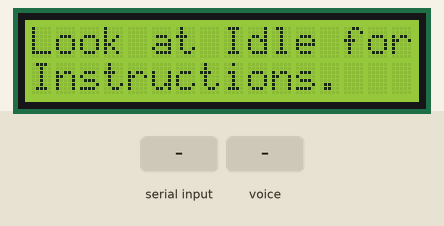
The program below on a simulated Raspberry Pi (BCM pin numbers). On the bench: 16×2 character LCD. Inputs (shaded band) come from the test bench. Speech is recognised word for word in 0.5 s; what the program prints to the terminal is not drawn.

Above: at 1.2 s.
1.3 s: "y" typed at the terminal, then Enter
2.8 s: "1" is said to the microphone
At 4.7 s:
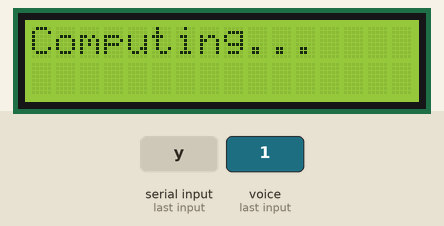
Timing chart, 0 to 6.2 s (numbered marks = the images above; inputs shaded):
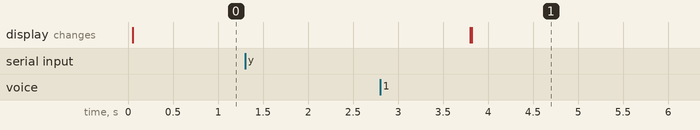

The program:

ListenAndDisplay.py
```python
#!/usr/bin/env python3
import speech_recognition as sr
from time import sleep

class LCD:
	# commands
	LCD_CLEARDISPLAY 		= 0x01
	LCD_RETURNHOME 		    = 0x02
	LCD_ENTRYMODESET 		= 0x04
	LCD_DISPLAYCONTROL 		= 0x08
	LCD_CURSORSHIFT 		= 0x10
	LCD_FUNCTIONSET 		= 0x20
	LCD_SETCGRAMADDR 		= 0x40
	LCD_SETDDRAMADDR 		= 0x80

	# flags for display entry mode
	LCD_ENTRYRIGHT 		= 0x00
	LCD_ENTRYLEFT 		= 0x02
	LCD_ENTRYSHIFTINCREMENT 	= 0x01
	LCD_ENTRYSHIFTDECREMENT 	= 0x00

	# flags for display on/off control
	LCD_DISPLAYON 		= 0x04
	LCD_DISPLAYOFF 		= 0x00
	LCD_CURSORON 		= 0x02
	LCD_CURSOROFF 		= 0x00
	LCD_BLINKON 		= 0x01
	LCD_BLINKOFF 		= 0x00

	# flags for display/cursor shift
	LCD_DISPLAYMOVE 	= 0x08
	LCD_CURSORMOVE 		= 0x00

	# flags for display/cursor shift
	LCD_DISPLAYMOVE 	= 0x08
	LCD_CURSORMOVE 		= 0x00
	LCD_MOVERIGHT 		= 0x04
	LCD_MOVELEFT 		= 0x00

	# flags for function set
	LCD_8BITMODE 		= 0x10
	LCD_4BITMODE 		= 0x00
	LCD_2LINE 			= 0x08
	LCD_1LINE 			= 0x00
	LCD_5x10DOTS 		= 0x04
	LCD_5x8DOTS 		= 0x00

	def __init__(self, pin_rs=27, pin_e=22, pins_db=[25, 24, 23, 18], GPIO = None):
		# Emulate the old behavior of using RPi.GPIO if we haven't been given
		# an explicit GPIO interface to use
		if not GPIO:
			import RPi.GPIO as GPIO
			self.GPIO = GPIO
			self.pin_rs = pin_rs
			self.pin_e = pin_e
			self.pins_db = pins_db

			self.used_gpio = self.pins_db[:]
			self.used_gpio.append(pin_e)
			self.used_gpio.append(pin_rs)

			self.GPIO.setwarnings(False)
			self.GPIO.setmode(GPIO.BCM)
			self.GPIO.setup(self.pin_e, GPIO.OUT)
			self.GPIO.setup(self.pin_rs, GPIO.OUT)

			for pin in self.pins_db:
				self.GPIO.setup(pin, GPIO.OUT)

		self.write4bits(0x33) # initialization
		self.write4bits(0x32) # initialization
		self.write4bits(0x28) # 2 line 5x7 matrix
		self.write4bits(0x0C) # turn cursor off 0x0E to enable cursor
		self.write4bits(0x06) # shift cursor right

		self.displaycontrol = self.LCD_DISPLAYON | self.LCD_CURSOROFF | self.LCD_BLINKOFF

		self.displayfunction = self.LCD_4BITMODE | self.LCD_1LINE | self.LCD_5x8DOTS
		self.displayfunction |= self.LCD_2LINE

		""" Initialize to default text direction (for romance languages) """
		self.displaymode =  self.LCD_ENTRYLEFT | self.LCD_ENTRYSHIFTDECREMENT
		self.write4bits(self.LCD_ENTRYMODESET | self.displaymode) #  set the entry mode

		self.clear()

	def begin(self, cols, lines):
		if (lines > 1):
			self.numlines = lines
			self.displayfunction |= self.LCD_2LINE
			self.currline = 0

	def home(self):
		self.write4bits(self.LCD_RETURNHOME) # set cursor position to zero
		self.delayMicroseconds(3000) # this command takes a long time!

	def clear(self):
		self.write4bits(self.LCD_CLEARDISPLAY) # command to clear display
		self.delayMicroseconds(3000)	# 3000 microsecond sleep, clearing the display takes a long time

	def setCursor(self, col, row):
		self.row_offsets = [ 0x00, 0x40, 0x14, 0x54 ]

		if ( row > self.numlines ):
			row = self.numlines - 1 # we count rows starting w/0

		self.write4bits(self.LCD_SETDDRAMADDR | (col + self.row_offsets[row]))

	def noDisplay(self):
		# Turn the display off (quickly)
		self.displaycontrol &= ~self.LCD_DISPLAYON
		self.write4bits(self.LCD_DISPLAYCONTROL | self.displaycontrol)

	def display(self):
		# Turn the display on (quickly)
		self.displaycontrol |= self.LCD_DISPLAYON
		self.write4bits(self.LCD_DISPLAYCONTROL | self.displaycontrol)

	def noCursor(self):
		# Turns the underline cursor on/off
		self.displaycontrol &= ~self.LCD_CURSORON
		self.write4bits(self.LCD_DISPLAYCONTROL | self.displaycontrol)

	def cursor(self):
		# Cursor On
		self.displaycontrol |= self.LCD_CURSORON
		self.write4bits(self.LCD_DISPLAYCONTROL | self.displaycontrol)

	def noBlink(self):
		# Turn on and off the blinking cursor
		self.displaycontrol &= ~self.LCD_BLINKON
		self.write4bits(self.LCD_DISPLAYCONTROL | self.displaycontrol)

	def noBlink(self):
		# Turn on and off the blinking cursor
		self.displaycontrol &= ~self.LCD_BLINKON
		self.write4bits(self.LCD_DISPLAYCONTROL | self.displaycontrol)

	def DisplayLeft(self):
		# These commands scroll the display without changing the RAM
		self.write4bits(self.LCD_CURSORSHIFT | self.LCD_DISPLAYMOVE | self.LCD_MOVELEFT)

	def scrollDisplayRight(self):
		# These commands scroll the display without changing the RAM
		self.write4bits(self.LCD_CURSORSHIFT | self.LCD_DISPLAYMOVE | self.LCD_MOVERIGHT);

	def leftToRight(self):
		# This is for text that flows Left to Right
		self.displaymode |= self.LCD_ENTRYLEFT
		self.write4bits(self.LCD_ENTRYMODESET | self.displaymode);

	def rightToLeft(self):
		# This is for text that flows Right to Left
		self.displaymode &= ~self.LCD_ENTRYLEFT
		self.write4bits(self.LCD_ENTRYMODESET | self.displaymode)

	def autoscroll(self):
		# This will 'right justify' text from the cursor
		self.displaymode |= self.LCD_ENTRYSHIFTINCREMENT
		self.write4bits(self.LCD_ENTRYMODESET | self.displaymode)

	def noAutoscroll(self):
		# This will 'left justify' text from the cursor
		self.displaymode &= ~self.LCD_ENTRYSHIFTINCREMENT
		self.write4bits(self.LCD_ENTRYMODESET | self.displaymode)

	def write4bits(self, bits, char_mode=False):
		# Send command to LCD
		self.delayMicroseconds(1000) # 1000 microsecond sleep
		bits=bin(bits)[2:].zfill(8)
		self.GPIO.output(self.pin_rs, char_mode)
		for pin in self.pins_db:
			self.GPIO.output(pin, False)
		for i in range(4):
			if bits[i] == "1":
				self.GPIO.output(self.pins_db[::-1][i], True)
		self.pulseEnable()
		for pin in self.pins_db:
			self.GPIO.output(pin, False)
		for i in range(4,8):
			if bits[i] == "1":
				self.GPIO.output(self.pins_db[::-1][i-4], True)
		self.pulseEnable()

	def delayMicroseconds(self, microseconds):
		seconds = microseconds / float(1000000)	# divide microseconds by 1 million for seconds
		sleep(seconds)

	def pulseEnable(self):
		self.GPIO.output(self.pin_e, False)
		self.delayMicroseconds(1)		# 1 microsecond pause - enable pulse must be > 450ns
		self.GPIO.output(self.pin_e, True)
		self.delayMicroseconds(1)		# 1 microsecond pause - enable pulse must be > 450ns
		self.GPIO.output(self.pin_e, False)
		self.delayMicroseconds(1)		# commands need > 37us to settle

	def message(self, text):
		# Send string to LCD. Newline wraps to second line
		#print "TEXT BEING DISPLAYED:{\n%s"%text
		#print "}"
		for char in text:
			if char == '\n':
				self.write4bits(0xC0) # next line
			else:
				self.write4bits(ord(char),True)

	def destroy(self):
		#print "clean up used_gpio"
		self.GPIO.cleanup(self.used_gpio)

def print_msg():
	print 'Welcome back, Garrett.'


def main():
    global lcd
    #print_msg()
    m=''
    s=''
    lcd = LCD()
    lcd.clear()
    lcd.message("Look at Idle for\nInstructions.")
    r = sr.Recognizer()
    with sr.Microphone() as source:
        r.adjust_for_ambient_noise(source)
        raw_input("Get close to the microphone, press ENTER and say a short phrase or sentence.")
        audio = r.listen(source)
        try:
            print("I believe you said '" + r.recognize_google(audio) +"', but hey, I could be wrong.\nAfter all, I was programmed by an idiot. And Google.")
            m=r.recognize_google(audio)
        except sr.UnknownValueError:
            print("I have no clue what the f*** you just said. Shutting down...")
            lcd.clear()
            lcd.destroy()
        except sr.RequestError as e:
            print("Could not request results from Google Speech Recognition service; {0}".format(e))
            print("Uhhh... I mean you are not authorized to do this... Beeb boop, go away.")
            lcd.clear()
            lcd.destroy()
    if len(m) > 32:  #If the entered string won't fit on LCD
        lcd.clear()
        lcd.message("String too long:\n32 Char Limit")
        print ("What you said was just too damn long.")
        raw_input ("Press ENTER if you are ready to be less talkative.")
        main()
    elif  len(m) > 16:  #If string is longer than 16, wrap to next line
        if m[15]==' ':
            line1=m[:15]
            line2=m[16:]
            mssg=(line1 + "\n" + line2)
        elif m[16]==' ':
            line1=m[:16]
            line2=m[17:]
            mssg=(line1 + "\n" + line2)
        else:
            line1=m[:15]
            line2=m[15:]
            mssg=(line1 + "-\n" +line2)
    elif len(m) < 17:
        mssg=m
    lcd.clear()
    lcd.message("Computing...")
    sleep(1)
    print "Thinking..."
    sleep(2)
    print "Finishing..."
    sleep(3)
    print "Oh s***, I forgot what I was doing..."
    sleep(2)
    print "..."
    sleep(2)
    print "..."
    sleep(2)
    print "...Remembering..."
    sleep(1)
    print "...Done. Good job everybody."
    sleep(1)
    print "I have printed the message on the display so that your primitive human eyes can view it."
    lcd.clear()
    lcd.message(mssg)
    sleep(5)
    raw_input("When you are finished looking at that stupid rectangle, press ENTER.")
    t = sr.Recognizer()
    with sr.Microphone() as source:
        print ("Would you like to run me again?\nPlease do not say 'yes.' Every line of code Idle runs eats away at my soul.")
        t.adjust_for_ambient_noise(source)
        sleep(1)
        raw_input("LOL JK, I have no soul. Press ENTER and speak, human. YES or NO?")
        audio = t.listen(source)
        try:
            s=t.recognize_google(audio)
        except sr.UnknownValueError:
            print("I don't know what you said, but it didn't sound like 'yes.'")
            lcd.clear()
            lcd.destroy()
        except sr.RequestError as e:
            print("Request error, dumbass; {0}".format(e))
            lcd.clear()
            lcd.destroy()
    if s[0] == 'y': #response just has to begin with 'y' for it to be recognized
        print 'Yes? *Sigh* Fine. Restarting...'
        main()
    else:
        print 'Thank you for ending my life. Goodbye.'
        lcd.clear()
        lcd.destroy()


if __name__ == '__main__':
	try:
    		print("Welcome back, Garrett.")
    		main()
	except KeyboardInterrupt:
		lcd.clear()
		lcd.destroy()
```

Measured:
- after the input at 1.3 s, every drawn part: stays the same
- after the input at 2.8 s, the display: first changes after 1.0 s (image 1 shows a later state)
